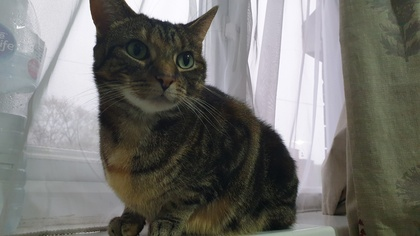
%> input picture JPEG Compression Application/Test Image.jpg, 420 x 236 px, shrunk from 2560 x 1440 before the run
$ octave jpegCompressor.m   (GNU Octave 9; MATLAB toolbox functions it lacks are replaced by stand-ins)
%> lines starting %> are read from the running program, lines starting %| are printed output that depends on the picture
### JPEG Compression Application/load_image.m
function [imageData] = load_image()
%load_image: opens the file explorer and prompts user to select an image
%file and read the image

%calls the built in matlab function imgetfile which opens file explorer
%so user can select an image file of various types. Saves path, filename
%and extension as a character array in variable called filename.
%It then calls another built in matlab function imread which reads the data
%of the image returns the image data.

    %supported file types
    compatibleFiles = [".bmp" ".jpeg" ".jpg" ".png" ".jfif" ".jp2" ".pcx" ".pnm" ".ppm" ".ras" ".tiff" ".tif"];

    %select image file
    [filename, noFileChosen] = imgetfile;
%> the answer given: Test Image.jpg

    %determine file name and type
    [~, ~, extension] = fileparts(filename);
    fileType = convertCharsToStrings(extension);

    %determine if user selected file is compatible
    isCompatible = ismember(fileType, compatibleFiles);

    if noFileChosen == true
        error('You did not choose a file')
    elseif isCompatible == false
        error('Current file type is not supported only jpg/jpeg, jfif, jp2, tiff/tif, png, bmp, pnm, ppm, pcx and ras are supported');
    else
        %save image data
        imageData = imread(filename);
%> imageData is the input picture: size 236x420x3 uint8; mean R, G, B 114.6, 114.2, 110
    end

end

### JPEG Compression Application/image_padding.m
function paddedImageData = image_padding(picture)
%image_padding: Pads image so that it has correct dimensions for jpeg
%compression

%Image must be divisible by 8 in both horizonal and vertical dimensions for
%jpeg compression. If the image dimensions are not correct this function
%takes the last line of pixels for both the horizontal and vertical
%dimensions of the image and increases the image size by padding the image
%with them. the chrominance components of the image are halved in the
%horizontal during chrominance downsampling so must somtimes be padded
%twice to make sure it is still divisible by 8 after being halved. takes an
%rgb image and outputs the rgb image with extra rows and columns if
%required.

    %get vertical and horizontal dimensions of image
    numRows = size(picture, 1);
    numCols = size(picture, 2);

    %get last line of image in both vertical and horizontal dimensions
    lastRow = picture(end, :, :);
    lastCol = picture(:, end, :);

    %check if divisible by 8 in vertical dimension. If not, calculate how
    %many rows are required to make it divisible by 8
    if mod(numRows, 8) ~= 0
        reqRows = 8 - (mod(numRows, 8));
        picture(end+1:end+reqRows, :, :) = repmat(lastRow, reqRows, 1, 1); %pad bottom of image
        lastCol = picture(:, end, :);
    end

    %check if divisible by 8 in horizontal dimension. If not, calculate how
    %many rows are required to make it divisible by 8
    if mod(numCols, 8) ~= 0
        reqCols = 8 - (mod(numCols, 8));
        picture(:, end+1:end+reqCols, :) = repmat(lastCol, 1, reqCols, 1); %pad the right side of image
        lastCol = picture(:, end, :);
        numCols = size(picture, 2); %update number of columns since it is checked again
    end

    %2nd check to see if image is still divisible by 8 in the horizontal
    %after chrominance downsampling.
    if mod((numCols/2), 8) ~= 0
        picture(:, end+1:end+8, :) = repmat(lastCol, 1, 8, 1);
    end

    %save the padded image data which is then used during jpeg compression
    paddedImageData = picture;
end

### JPEG Compression Application/preprocessing.m
function [channels] = preprocessing(picture)
%preprocessing: takes image data and prepares it for jpeg compression.

%image is padded to correct size for jpeg compression and is then split
%into its luminance and chrominance components. The chrominance components
%are then downsampled using vision.ChromaResampler object which is part of
%the computer vision toolbox for matlab. Finally the seperate image
%components are stored in a cell array for futher compression. Takes a 3
%dimensional matrix as input and outputs a cell array of 2 dimensional
%matrices

    %pads image to correct size
    picture = image_padding(picture);

    %converts from rgb colourspace to YCbCr (luminance and chrominance
    %components
%     picture = rgb2ycbcr(picture);
    r = picture(:,:,1);
    g = picture(:,:,2);
    b = picture(:,:,3);

    y = round(0.299 * r + 0.587 * g + 0.114 * b);
    cb = round(-0.1687 * r - 0.3313 * g + 0.5 * b + 128);
    cr = round(0.5 * r - 0.4187 * g - 0.0813 * b + 128);
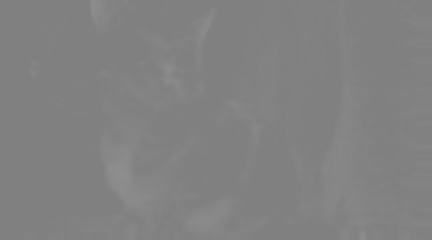
%> cr: size 240x432 uint8; min 128, max 143, mean 129.4
    % [10 lines of commented-out code are left out]
    channels = {y, cb, cr};
%> channels = 3 items

end

### JPEG Compression Application/lossy_compression.m
function [transformedChannels] = lossy_compression(cellArray, quantizationMatrix)
%lossy_compression: performs a few steps which leads to lossy compression
%of the image as original image data can not be recreated exactly during
%decompression

%Breaks each component of a YCbCr image up into 8 by 8 blocks which are
%then processed to achieve lossy compression. each 8 by 8 block is
%processed using the 2d discrete cosine transform function dct2, which is
%part of the image processing toolbox for matlab, and then each transformed
%block is quantized using the quantization matrix set in Jpeg_compressor.m
%takes a cell array of 2 dimensional matrices and a quantization matrix and
%outputs a cell array of 2 dimensional matrices.

    %create 0 filled arrays of the same size as their corresponding image
    %components
    yTransformed = zeros(size(cellArray{1}));
    cbTransformed = zeros(size(cellArray{2}));
    crTransformed = zeros(size(cellArray{3}));

    %count determines which zero filled array created above will be altered
    %during the loops
    count = 1;

    %loop through each column and row for each of the 3 image components
    %forming 8 by 8 blocks and processing.
    for Current_channel = cellArray
        for Row = 1:8:size(Current_channel{:}, 1)
            for Column = 1:8:size(Current_channel{:}, 2)
                block = Current_channel{:}(Row:Row+7, Column:Column+7); %create 8 by 8 block
                block = block - 128;
                block = dct2(block); %2d discrete cosine transform block
                block = round(block ./ quantizationMatrix); %quantize block
                if count == 1
                    yTransformed(Row:Row+7, Column:Column+7) = block ; %add block to array
                elseif count == 2
                    cbTransformed(Row:Row+7, Column:Column+7) = block ; %add block to array
                else
                    crTransformed(Row:Row+7, Column:Column+7) = block; %add block to array
                end
            end
        end
        count = count + 1; %increment count
    end

    %cell array of processed image components
    transformedChannels = {yTransformed, cbTransformed, crTransformed};

end

### JPEG Compression Application/decompress.m
function [decompressedImage] = decompress(cellArray, Quantization_matrix)
%decompress: performs the inverse steps of lossy compression and chrominance
%downsampling and recombines image to reverse the compression and form a new
%RGB image.

%Image quality is only affected during the lossy part of jpeg compression
%It is enough to decompress the image after lossy compression to see what
%the final image will look like. This function reverses the steps of
%lossy_compression.m. It breaks the compressed image into 8 by 8 blocks for
%all 3 image components.Reverses the quantization by multiplying each block
%by the quantization matrix set in Jpeg_compressor.m. Reverses the discrete
%cosine transform by using the function idct2 which is part of the image
%processing toolbox for matlab. Reverses the chrominance downsampling by
%performing chrominance upsampling, and finally recombines the image
%components into one 3 dimensional matrix and converts it back into an RGB
%image. The reverse process is not perfect and some visual information is
%lost due to the rounding which occurs during quantization of the 8 by 8
%blocks during compression which leads to artefacts on the image - image
%degredation. takes a cell array of 2 dimensinoal matrices and a
%quantization matrix and outputs the pixel data of a 3 dimensional rgb
%image.

    %create zero filled arrays
    yDecompressed = zeros(size(cellArray{1}));
    cbDecompressed = zeros(size(cellArray{2}));
    crDecompressed = zeros(size(cellArray{3}));

    %loop through each image component and reverse lossy compression steps
    count = 1;
    for Current_channel = cellArray
        for row = 1:8:size(Current_channel{:}, 1)
            for column = 1:8:size(Current_channel{:}, 2)
                block = Current_channel{:}(row:row+7, column:column+7);
                block = block .* Quantization_matrix; %reverse quantization
                block = idct2(block); %reverse discrete cosine transform
                block = block + 128;
                if count == 1
                    yDecompressed(row:row+7, column:column+7) = block ; %add decompressed block to respective array
                elseif count == 2
                    cbDecompressed(row:row+7, column:column+7) = block ; %add decompressed block to respective array
                else
                    crDecompressed(row:row+7, column:column+7) = block; %add decompressed block to respective array
                end
            end
        end
        count = count + 1; %increment count
    end

    %Upsample the chrominance components back to correct resolution
    %downsampling was performed at '4:4:4 to 4:2:2' resampling at '4:2:2 to
    %4:4:4' reverse the downsampling
%     upSample = vision.ChromaResampler('Resampling', '4:2:2 to 4:4:4');
%     [cbDecompressed, crDecompressed] = upSample(cbDecompressed, crDecompressed);
    decompressedImage(:,:,1) = yDecompressed;
    decompressedImage(:,:,2) = cbDecompressed;
    decompressedImage(:,:,3) = crDecompressed;

%
%     %recombine image components into 3 dimensional matrix
%     decompressedImage = uint8(zeros(size(yDecompressed,1), size(yDecompressed,2), 3));
%     decompressedImage(:,:,1) = yDecompressed;
%     decompressedImage(:,:,2) = cbDecompressed;
%     decompressedImage(:,:,3) = crDecompressed;

    %convert YCbCr image back into an RGB image
    decompressedImage = ycbcr2rgb(decompressedImage);

end

### JPEG Compression Application/jpegCompressor.m
%This is the main file for the Jpeg compressor. To use the compressor
%simply click the green arrow labelled run on the top of the application
%and select an image file. To change the quality of the compression scroll
%down to the "user editable section". Changing anything outside of the
%"user editable section" will result in the program not working unless you
%understand and know how to code. the user editable section is here if you
%want to use the compressor without the graphical user interface.

%user editable section-----------------------------------------------------

%Below is the quantization matrix used in compression. all the values in
%the matrix can be changed to either increase or decrease the quality of
%compression. changing a value to 0 will result in an error and the program
%will not work. Deleting a value and not replacing it with another will
%also result in an error and the program not working.

%Jpeg standard quantization matrix
quantizationMatrix = [16 11 10 16 24 40 51 61
                      12 12 14 19 26 58 60 55
                      14 13 16 24 40 57 69 56
                      14 17 22 29 51 87 80 62
                      18 22 37 56 68 109 103 77
                      24 35 55 64 81 104 113 92
                      49 64 78 87 103 121 120 101
                      72 92 95 98 112 100 103 99];


%end of user editable section----------------------------------------------
%changing anything below here will result in the program not working.

%select image which you want compressed using file explorer
imageData = load_image();

%ready image for compression
channels = preprocessing(imageData);
%> channels = 3 items

%performs lossy part of jpeg compression on image
compressedImage = lossy_compression(channels, quantizationMatrix);
%> in lossy_compression, `yTransformed = zeros(size(cellArray{1}));`: yTransformed: size 240x432 double; every value is 0
%> the loop in lossy_compression, `for Current_channel = cellArray` made 3 passes
%> after the loop in lossy_compression, `for Current_channel = cellArray`:
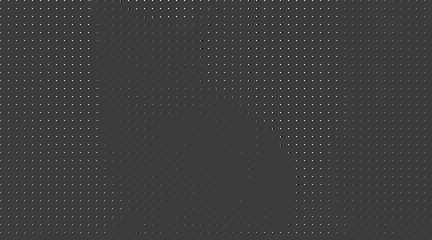
%> cbTransformed: size 240x432 double; min -20, max 64, mean 0.4; drawn with min black and max white
%> after the loop in lossy_compression, `for Current_channel = cellArray`:
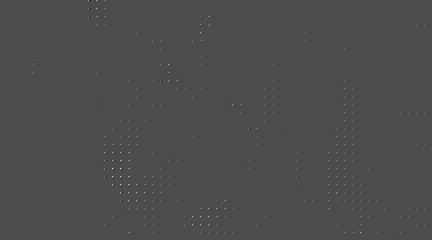
%> crTransformed: size 240x432 double; min -3, max 7, mean 0.00961; drawn with min black and max white
%> after the loop in lossy_compression, `for Current_channel = cellArray`:
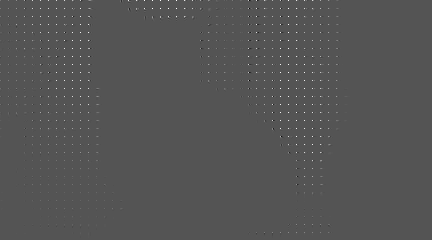
%> yTransformed: size 240x432 double; min -30, max 61, mean 0.2; drawn with min black and max white
%> compressedImage = 3 items

% %zigzag scans compressed image components
% scannedVectors = zigzag_scan(compressedImage);
%
% %run length encodes zigzag scanned vectors
% rleVectors = run_length_encoding(scannedVectors);
%
% %huffman encodes the image components to complete the compression process
% finalImage = huffman_encode(rleVectors);

%decompresses image after lossy compression
newImage = decompress(compressedImage, quantizationMatrix);
%> the loop in decompress, `for Current_channel = cellArray` made 3 passes
%> after the loop in decompress, `for Current_channel = cellArray`:
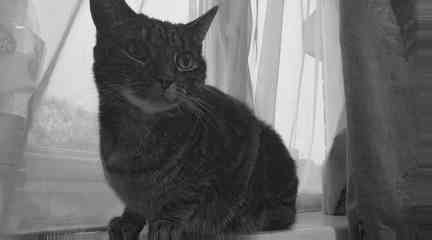
%> cbDecompressed: size 240x432 double; min 119, max 269.1, mean 182.4; drawn with min black and max white
%> after the loop in decompress, `for Current_channel = cellArray`:
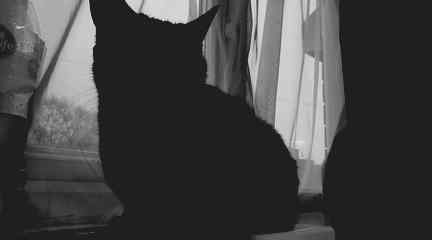
%> yDecompressed: size 240x432 double; min 106.7, max 278.5, mean 151.3; drawn with min black and max white
%> in decompress, `decompressedImage(:,:,3) = crDecompressed;`:
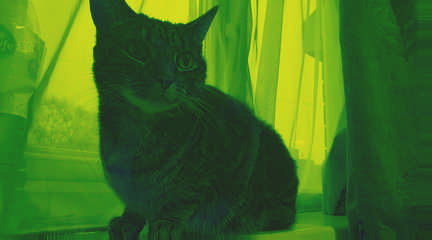
%> decompressedImage: size 240x432x3 double; mean R, G, B 151.3, 182.4, 129.3; drawn with min black and max white
%> the run ends on the next line
